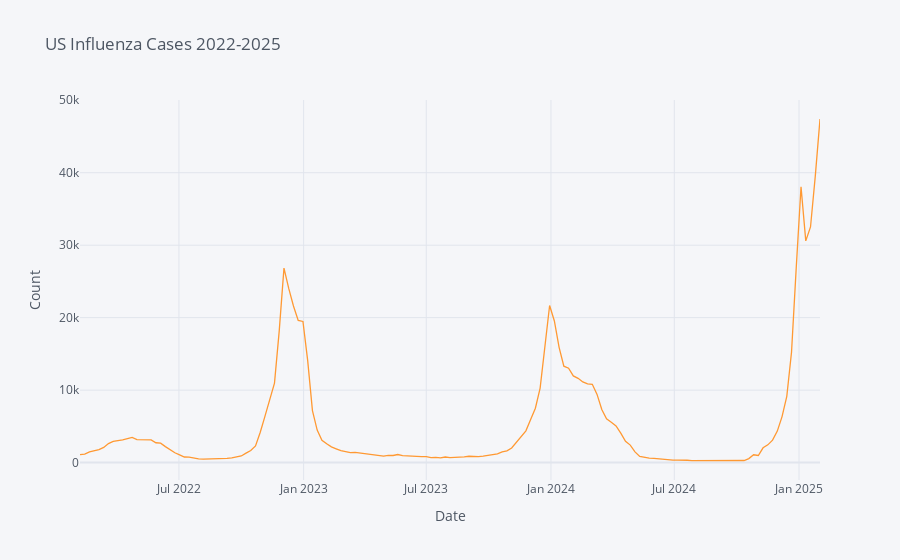

Notebook cell for this chart:
### Code cell
updated_df.iplot(xTitle = "Date", yTitle = "Count", title = "US Influenza Cases 2022-2025")

### Figure 1 — Plotly figure (JSON) as saved in the notebook; plotly's stock layout.template omitted (floating-point values rounded to 4 significant figures; data arrays with more than 128 entries replaced by an {"elided": "..."} marker saying what was removed)
{"data": [{"line": {"color": "rgba(255, 153, 51, 1.0)", "dash": "solid", "shape": "linear", "width": 1.3}, "mode": "lines", "name": "value", "text": "", "type": "scatter", "x": {"elided": "157 str values"}, "y": {"elided": "157 int values"}}], "layout": {"legend": {"bgcolor": "#F5F6F9", "font": {"color": "#4D5663"}}, "paper_bgcolor": "#F5F6F9", "plot_bgcolor": "#F5F6F9", "title": {"font": {"color": "#4D5663"}, "text": "US Influenza Cases 2022-2025"}, "xaxis": {"gridcolor": "#E1E5ED", "showgrid": true, "tickfont": {"color": "#4D5663"}, "title": {"font": {"color": "#4D5663"}, "text": "Date"}, "zerolinecolor": "#E1E5ED"}, "yaxis": {"gridcolor": "#E1E5ED", "showgrid": true, "tickfont": {"color": "#4D5663"}, "title": {"font": {"color": "#4D5663"}, "text": "Count"}, "zerolinecolor": "#E1E5ED"}}}
